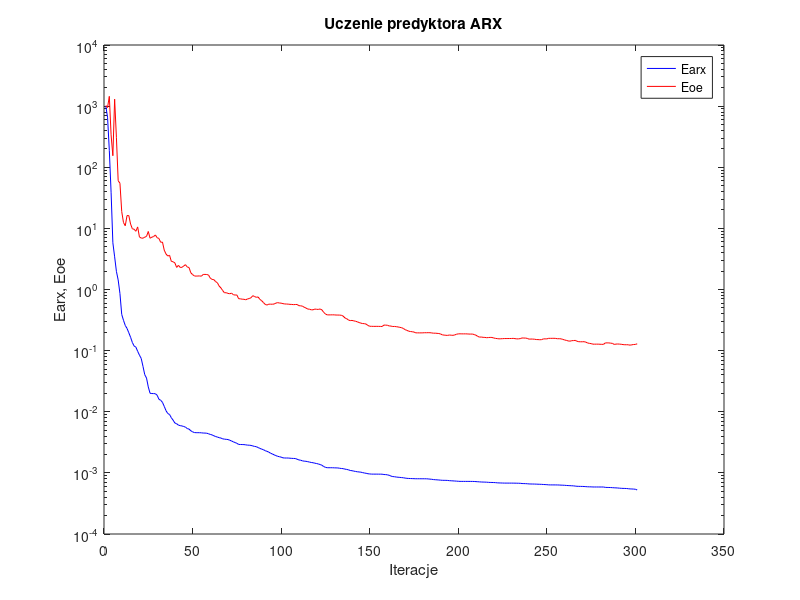
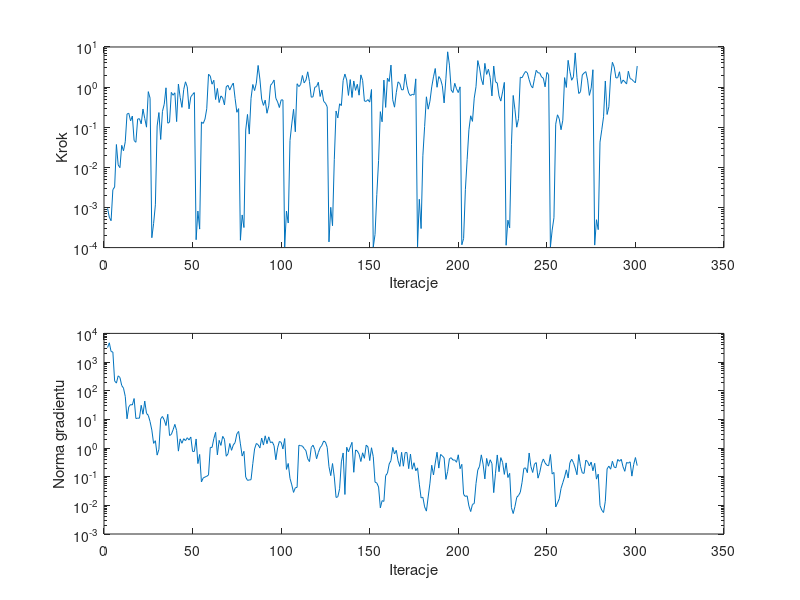

These figures' MATLAB source, in order:
%uczenie predyktora arx
clear all;
n=0; farx(n+1)=1.004391e+003; foe(n+1)=1.022432e+003; wspucz(n+1)=0.000000e+000; ng(n+1)=0.000000e+000;
%odnowa zmiennej metryki
n=1; farx(n+1)=6.598390e+002; foe(n+1)=9.481147e+002; krok(n+1)=9.540187e-004; ng(n+1)=3.203504e+003;
n=2; farx(n+1)=1.886049e+002; foe(n+1)=1.446564e+003; krok(n+1)=5.716520e-004; ng(n+1)=4.695945e+003;
n=3; farx(n+1)=3.900118e+001; foe(n+1)=3.392175e+002; krok(n+1)=4.674935e-004; ng(n+1)=2.329723e+003;
n=4; farx(n+1)=5.815905e+000; foe(n+1)=1.543952e+002; krok(n+1)=2.778799e-003; ng(n+1)=2.237354e+003;
n=5; farx(n+1)=3.427224e+000; foe(n+1)=1.299845e+003; krok(n+1)=3.240245e-003; ng(n+1)=2.199020e+002;
n=6; farx(n+1)=1.981067e+000; foe(n+1)=3.090496e+002; krok(n+1)=3.707198e-002; ng(n+1)=1.841120e+002;
n=7; farx(n+1)=1.430829e+000; foe(n+1)=6.006616e+001; krok(n+1)=1.153579e-002; ng(n+1)=3.302368e+002;
n=8; farx(n+1)=8.577322e-001; foe(n+1)=5.488859e+001; krok(n+1)=9.824309e-003; ng(n+1)=2.893894e+002;
n=9; farx(n+1)=3.912474e-001; foe(n+1)=1.886614e+001; krok(n+1)=3.535818e-002; ng(n+1)=1.519159e+002;
n=10; farx(n+1)=3.131415e-001; foe(n+1)=1.245497e+001; krok(n+1)=2.590317e-002; ng(n+1)=1.228741e+002;
n=11; farx(n+1)=2.581472e-001; foe(n+1)=1.103449e+001; krok(n+1)=4.346837e-002; ng(n+1)=6.337163e+001;
n=12; farx(n+1)=2.306581e-001; foe(n+1)=1.621174e+001; krok(n+1)=2.134155e-001; ng(n+1)=1.046503e+001;
n=13; farx(n+1)=1.961046e-001; foe(n+1)=1.619910e+001; krok(n+1)=2.226006e-001; ng(n+1)=2.759034e+001;
n=14; farx(n+1)=1.655031e-001; foe(n+1)=1.177055e+001; krok(n+1)=1.444813e-001; ng(n+1)=3.289453e+001;
n=15; farx(n+1)=1.360692e-001; foe(n+1)=9.856467e+000; krok(n+1)=1.902702e-001; ng(n+1)=3.175761e+001;
n=16; farx(n+1)=1.190585e-001; foe(n+1)=9.675522e+000; krok(n+1)=4.669156e-002; ng(n+1)=5.335011e+001;
n=17; farx(n+1)=1.139309e-001; foe(n+1)=8.967669e+000; krok(n+1)=4.215364e-002; ng(n+1)=1.070030e+001;
n=18; farx(n+1)=9.747598e-002; foe(n+1)=1.056606e+001; krok(n+1)=1.601162e-001; ng(n+1)=1.104336e+001;
n=19; farx(n+1)=8.443816e-002; foe(n+1)=7.237812e+000; krok(n+1)=1.631115e-001; ng(n+1)=1.096320e+001;
n=20; farx(n+1)=7.460752e-002; foe(n+1)=6.942849e+000; krok(n+1)=1.216335e-001; ng(n+1)=3.096302e+001;
n=21; farx(n+1)=5.537597e-002; foe(n+1)=6.906106e+000; krok(n+1)=2.841626e-001; ng(n+1)=1.511269e+001;
n=22; farx(n+1)=4.043817e-002; foe(n+1)=7.176795e+000; krok(n+1)=1.653712e-001; ng(n+1)=4.348869e+001;
n=23; farx(n+1)=3.557791e-002; foe(n+1)=7.390566e+000; krok(n+1)=1.003743e-001; ng(n+1)=1.614893e+001;
n=24; farx(n+1)=2.545651e-002; foe(n+1)=8.899620e+000; krok(n+1)=7.709580e-001; ng(n+1)=1.380626e+001;
n=25; farx(n+1)=2.005158e-002; foe(n+1)=6.900179e+000; krok(n+1)=5.312625e-001; ng(n+1)=8.359580e+000;
%odnowa zmiennej metryki
n=26; farx(n+1)=1.985980e-002; foe(n+1)=7.179657e+000; krok(n+1)=1.761674e-004; ng(n+1)=4.236296e+000;
n=27; farx(n+1)=1.983149e-002; foe(n+1)=7.355014e+000; krok(n+1)=3.984182e-004; ng(n+1)=1.455490e+000;
n=28; farx(n+1)=1.971820e-002; foe(n+1)=7.804466e+000; krok(n+1)=1.163400e-003; ng(n+1)=1.797950e+000;
n=29; farx(n+1)=1.864244e-002; foe(n+1)=7.034838e+000; krok(n+1)=1.076512e-001; ng(n+1)=5.657692e-001;
n=30; farx(n+1)=1.600180e-002; foe(n+1)=6.841888e+000; krok(n+1)=2.320583e-001; ng(n+1)=9.016598e-001;
n=31; farx(n+1)=1.540659e-002; foe(n+1)=5.919015e+000; krok(n+1)=4.953895e-002; ng(n+1)=1.044711e+001;
n=32; farx(n+1)=1.425768e-002; foe(n+1)=5.977142e+000; krok(n+1)=2.489869e-001; ng(n+1)=1.259450e+001;
n=33; farx(n+1)=1.225884e-002; foe(n+1)=4.408011e+000; krok(n+1)=3.741446e-001; ng(n+1)=9.531244e+000;
n=34; farx(n+1)=1.042873e-002; foe(n+1)=3.812171e+000; krok(n+1)=9.607629e-001; ng(n+1)=6.087824e+000;
n=35; farx(n+1)=9.354109e-003; foe(n+1)=3.527961e+000; krok(n+1)=1.261335e-001; ng(n+1)=1.506452e+001;
n=36; farx(n+1)=9.015139e-003; foe(n+1)=3.633171e+000; krok(n+1)=1.335492e-001; ng(n+1)=2.736512e+000;
n=37; farx(n+1)=7.989512e-003; foe(n+1)=2.885915e+000; krok(n+1)=7.382907e-001; ng(n+1)=2.968446e+000;
n=38; farx(n+1)=7.292853e-003; foe(n+1)=2.844348e+000; krok(n+1)=6.262499e-001; ng(n+1)=4.343846e+000;
n=39; farx(n+1)=6.546480e-003; foe(n+1)=2.725448e+000; krok(n+1)=7.215816e-001; ng(n+1)=6.696787e+000;
n=40; farx(n+1)=6.371313e-003; foe(n+1)=2.301158e+000; krok(n+1)=1.381088e-001; ng(n+1)=4.069897e+000;
n=41; farx(n+1)=6.048617e-003; foe(n+1)=2.485968e+000; krok(n+1)=1.193773e+000; ng(n+1)=7.797521e-001;
n=42; farx(n+1)=5.923276e-003; foe(n+1)=2.296849e+000; krok(n+1)=5.534700e-001; ng(n+1)=2.086824e+000;
n=43; farx(n+1)=5.860367e-003; foe(n+1)=2.305222e+000; krok(n+1)=3.123324e-001; ng(n+1)=1.467202e+000;
n=44; farx(n+1)=5.737114e-003; foe(n+1)=2.429018e+000; krok(n+1)=8.707243e-001; ng(n+1)=2.114425e+000;
n=45; farx(n+1)=5.597858e-003; foe(n+1)=2.546704e+000; krok(n+1)=1.356032e+000; ng(n+1)=1.812907e+000;
n=46; farx(n+1)=5.310941e-003; foe(n+1)=2.333141e+000; krok(n+1)=1.009068e+000; ng(n+1)=2.286230e+000;
n=47; farx(n+1)=5.200235e-003; foe(n+1)=2.291031e+000; krok(n+1)=2.869393e-001; ng(n+1)=1.915027e+000;
n=48; farx(n+1)=4.887553e-003; foe(n+1)=1.876045e+000; krok(n+1)=5.727234e-001; ng(n+1)=2.423421e+000;
n=49; farx(n+1)=4.696711e-003; foe(n+1)=1.756399e+000; krok(n+1)=6.537835e-001; ng(n+1)=7.582807e-001;
n=50; farx(n+1)=4.567512e-003; foe(n+1)=1.667567e+000; krok(n+1)=7.310195e-001; ng(n+1)=7.606988e-001;
%odnowa zmiennej metryki
n=51; farx(n+1)=4.546391e-003; foe(n+1)=1.655706e+000; krok(n+1)=1.571231e-004; ng(n+1)=2.070719e+000;
n=52; farx(n+1)=4.544466e-003; foe(n+1)=1.663820e+000; krok(n+1)=8.156322e-004; ng(n+1)=2.866196e-001;
n=53; farx(n+1)=4.542001e-003; foe(n+1)=1.666853e+000; krok(n+1)=2.891147e-004; ng(n+1)=5.953604e-001;
n=54; farx(n+1)=4.523672e-003; foe(n+1)=1.652230e+000; krok(n+1)=1.354890e-001; ng(n+1)=6.554768e-002;
n=55; farx(n+1)=4.484958e-003; foe(n+1)=1.761638e+000; krok(n+1)=1.242765e-001; ng(n+1)=8.994250e-002;
n=56; farx(n+1)=4.479402e-003; foe(n+1)=1.766732e+000; krok(n+1)=1.591991e-001; ng(n+1)=9.729107e-002;
n=57; farx(n+1)=4.455912e-003; foe(n+1)=1.758743e+000; krok(n+1)=2.894475e-001; ng(n+1)=1.029937e-001;
n=58; farx(n+1)=4.364741e-003; foe(n+1)=1.727003e+000; krok(n+1)=2.096860e+000; ng(n+1)=1.152864e-001;
n=59; farx(n+1)=4.255504e-003; foe(n+1)=1.532006e+000; krok(n+1)=1.882680e+000; ng(n+1)=1.053112e+000;
n=60; farx(n+1)=4.181635e-003; foe(n+1)=1.464073e+000; krok(n+1)=1.181571e+000; ng(n+1)=1.048421e+000;
n=61; farx(n+1)=4.050395e-003; foe(n+1)=1.450419e+000; krok(n+1)=1.482786e+000; ng(n+1)=2.124304e+000;
n=62; farx(n+1)=3.929688e-003; foe(n+1)=1.347555e+000; krok(n+1)=4.904031e-001; ng(n+1)=3.526952e+000;
n=63; farx(n+1)=3.858098e-003; foe(n+1)=1.289305e+000; krok(n+1)=9.270274e-001; ng(n+1)=5.774594e-001;
n=64; farx(n+1)=3.767218e-003; foe(n+1)=1.138774e+000; krok(n+1)=4.126070e-001; ng(n+1)=1.855372e+000;
n=65; farx(n+1)=3.713715e-003; foe(n+1)=1.061749e+000; krok(n+1)=6.041087e-001; ng(n+1)=1.235213e+000;
n=66; farx(n+1)=3.606206e-003; foe(n+1)=9.612535e-001; krok(n+1)=5.391440e-001; ng(n+1)=2.554752e+000;
n=67; farx(n+1)=3.563501e-003; foe(n+1)=8.821880e-001; krok(n+1)=3.589327e-001; ng(n+1)=2.021979e+000;
n=68; farx(n+1)=3.537581e-003; foe(n+1)=8.876033e-001; krok(n+1)=1.021678e+000; ng(n+1)=5.179787e-001;
n=69; farx(n+1)=3.509923e-003; foe(n+1)=8.631988e-001; krok(n+1)=1.107016e+000; ng(n+1)=6.311364e-001;
n=70; farx(n+1)=3.420269e-003; foe(n+1)=8.513958e-001; krok(n+1)=8.426513e-001; ng(n+1)=1.440650e+000;
n=71; farx(n+1)=3.325632e-003; foe(n+1)=8.722730e-001; krok(n+1)=1.070120e+000; ng(n+1)=8.316443e-001;
n=72; farx(n+1)=3.219578e-003; foe(n+1)=8.232806e-001; krok(n+1)=1.263598e+000; ng(n+1)=1.281614e+000;
n=73; farx(n+1)=3.136493e-003; foe(n+1)=8.106645e-001; krok(n+1)=5.219391e-001; ng(n+1)=1.552255e+000;
n=74; farx(n+1)=3.046350e-003; foe(n+1)=8.145238e-001; krok(n+1)=2.357265e-001; ng(n+1)=3.128168e+000;
n=75; farx(n+1)=2.920992e-003; foe(n+1)=7.069948e-001; krok(n+1)=2.912288e-001; ng(n+1)=3.797317e+000;
%odnowa zmiennej metryki
n=76; farx(n+1)=2.913518e-003; foe(n+1)=7.041510e-001; krok(n+1)=1.526551e-004; ng(n+1)=1.397345e+000;
n=77; farx(n+1)=2.907964e-003; foe(n+1)=6.941649e-001; krok(n+1)=6.510435e-004; ng(n+1)=5.246602e-001;
n=78; farx(n+1)=2.901143e-003; foe(n+1)=6.918932e-001; krok(n+1)=3.163070e-004; ng(n+1)=7.692491e-001;
n=79; farx(n+1)=2.876339e-003; foe(n+1)=6.776675e-001; krok(n+1)=8.509079e-002; ng(n+1)=9.701501e-002;
n=80; farx(n+1)=2.844186e-003; foe(n+1)=7.010242e-001; krok(n+1)=2.085309e-001; ng(n+1)=7.448758e-002;
n=81; farx(n+1)=2.837202e-003; foe(n+1)=7.113170e-001; krok(n+1)=6.754791e-002; ng(n+1)=7.680102e-002;
n=82; farx(n+1)=2.813224e-003; foe(n+1)=7.341420e-001; krok(n+1)=5.249576e-001; ng(n+1)=7.852182e-002;
n=83; farx(n+1)=2.759256e-003; foe(n+1)=7.920981e-001; krok(n+1)=1.162116e+000; ng(n+1)=2.847644e-001;
n=84; farx(n+1)=2.708567e-003; foe(n+1)=7.667579e-001; krok(n+1)=8.193164e-001; ng(n+1)=9.281998e-001;
n=85; farx(n+1)=2.682620e-003; foe(n+1)=7.453079e-001; krok(n+1)=1.254612e+000; ng(n+1)=1.444568e+000;
n=86; farx(n+1)=2.596512e-003; foe(n+1)=7.548067e-001; krok(n+1)=3.468104e+000; ng(n+1)=1.306139e+000;
n=87; farx(n+1)=2.516974e-003; foe(n+1)=6.892406e-001; krok(n+1)=1.585247e+000; ng(n+1)=1.003638e+000;
n=88; farx(n+1)=2.445971e-003; foe(n+1)=6.555540e-001; krok(n+1)=5.045340e-001; ng(n+1)=2.220868e+000;
n=89; farx(n+1)=2.396123e-003; foe(n+1)=6.113281e-001; krok(n+1)=3.505976e-001; ng(n+1)=1.268510e+000;
n=90; farx(n+1)=2.306272e-003; foe(n+1)=5.705539e-001; krok(n+1)=4.734602e-001; ng(n+1)=2.667429e+000;
n=91; farx(n+1)=2.253139e-003; foe(n+1)=5.562724e-001; krok(n+1)=2.230542e-001; ng(n+1)=1.414982e+000;
n=92; farx(n+1)=2.185576e-003; foe(n+1)=5.752628e-001; krok(n+1)=3.403631e-001; ng(n+1)=2.455676e+000;
n=93; farx(n+1)=2.100637e-003; foe(n+1)=5.754752e-001; krok(n+1)=1.107016e+000; ng(n+1)=1.531942e+000;
n=94; farx(n+1)=2.041399e-003; foe(n+1)=5.743635e-001; krok(n+1)=1.244898e+000; ng(n+1)=1.643228e+000;
n=95; farx(n+1)=1.976212e-003; foe(n+1)=5.780603e-001; krok(n+1)=1.505055e+000; ng(n+1)=1.203628e+000;
n=96; farx(n+1)=1.917721e-003; foe(n+1)=5.979514e-001; krok(n+1)=5.281352e-001; ng(n+1)=3.903067e-001;
n=97; farx(n+1)=1.868399e-003; foe(n+1)=6.102344e-001; krok(n+1)=4.275969e-001; ng(n+1)=1.012326e+000;
n=98; farx(n+1)=1.838819e-003; foe(n+1)=6.010198e-001; krok(n+1)=3.098659e-001; ng(n+1)=1.691563e+000;
n=99; farx(n+1)=1.810615e-003; foe(n+1)=5.981644e-001; krok(n+1)=4.803814e-001; ng(n+1)=1.590055e+000;
n=100; farx(n+1)=1.762212e-003; foe(n+1)=5.876013e-001; krok(n+1)=4.788369e-001; ng(n+1)=9.257178e-001;
%odnowa zmiennej metryki
n=101; farx(n+1)=1.751555e-003; foe(n+1)=5.801071e-001; krok(n+1)=1.032284e-004; ng(n+1)=2.140643e+000;
n=102; farx(n+1)=1.750866e-003; foe(n+1)=5.787614e-001; krok(n+1)=8.160960e-004; ng(n+1)=1.796250e-001;
n=103; farx(n+1)=1.749751e-003; foe(n+1)=5.759984e-001; krok(n+1)=4.097323e-004; ng(n+1)=2.894249e-001;
n=104; farx(n+1)=1.737826e-003; foe(n+1)=5.713124e-001; krok(n+1)=4.686838e-002; ng(n+1)=8.704175e-002;
n=105; farx(n+1)=1.727547e-003; foe(n+1)=5.698878e-001; krok(n+1)=1.204927e-001; ng(n+1)=5.179077e-002;
n=106; farx(n+1)=1.722303e-003; foe(n+1)=5.657919e-001; krok(n+1)=2.800362e-001; ng(n+1)=2.831753e-002;
n=107; farx(n+1)=1.718783e-003; foe(n+1)=5.681469e-001; krok(n+1)=7.700420e-002; ng(n+1)=4.116563e-002;
n=108; farx(n+1)=1.673094e-003; foe(n+1)=5.689010e-001; krok(n+1)=1.214234e+000; ng(n+1)=4.223191e-002;
n=109; farx(n+1)=1.628206e-003; foe(n+1)=5.442254e-001; krok(n+1)=1.030870e+000; ng(n+1)=1.253284e+000;
n=110; farx(n+1)=1.611740e-003; foe(n+1)=5.408840e-001; krok(n+1)=1.163909e+000; ng(n+1)=1.209750e+000;
n=111; farx(n+1)=1.574207e-003; foe(n+1)=5.343587e-001; krok(n+1)=1.948980e+000; ng(n+1)=1.171646e+000;
n=112; farx(n+1)=1.555741e-003; foe(n+1)=5.129311e-001; krok(n+1)=1.274317e+000; ng(n+1)=9.594289e-001;
n=113; farx(n+1)=1.546268e-003; foe(n+1)=4.977834e-001; krok(n+1)=1.495995e+000; ng(n+1)=8.050176e-001;
n=114; farx(n+1)=1.526650e-003; foe(n+1)=4.785379e-001; krok(n+1)=2.405750e+000; ng(n+1)=4.202903e-001;
n=115; farx(n+1)=1.501905e-003; foe(n+1)=4.766339e-001; krok(n+1)=1.371445e+000; ng(n+1)=3.363777e-001;
n=116; farx(n+1)=1.479556e-003; foe(n+1)=4.650341e-001; krok(n+1)=5.596492e-001; ng(n+1)=1.050847e+000;
n=117; farx(n+1)=1.465854e-003; foe(n+1)=4.654211e-001; krok(n+1)=5.726839e-001; ng(n+1)=1.255881e+000;
n=118; farx(n+1)=1.440170e-003; foe(n+1)=4.786468e-001; krok(n+1)=9.929818e-001; ng(n+1)=8.813486e-001;
n=119; farx(n+1)=1.422631e-003; foe(n+1)=4.744155e-001; krok(n+1)=1.031099e+000; ng(n+1)=4.229339e-001;
n=120; farx(n+1)=1.398011e-003; foe(n+1)=4.721412e-001; krok(n+1)=1.322970e+000; ng(n+1)=6.961737e-001;
n=121; farx(n+1)=1.369980e-003; foe(n+1)=4.804194e-001; krok(n+1)=5.842182e-001; ng(n+1)=1.022769e+000;
n=122; farx(n+1)=1.333650e-003; foe(n+1)=4.646913e-001; krok(n+1)=8.457767e-001; ng(n+1)=1.243910e+000;
n=123; farx(n+1)=1.270328e-003; foe(n+1)=4.237076e-001; krok(n+1)=4.423764e-001; ng(n+1)=1.758759e+000;
n=124; farx(n+1)=1.232612e-003; foe(n+1)=3.975335e-001; krok(n+1)=3.978743e-001; ng(n+1)=1.614519e+000;
n=125; farx(n+1)=1.214535e-003; foe(n+1)=3.844040e-001; krok(n+1)=3.240219e-001; ng(n+1)=1.053364e+000;
%odnowa zmiennej metryki
n=126; farx(n+1)=1.214351e-003; foe(n+1)=3.843399e-001; krok(n+1)=1.387513e-004; ng(n+1)=2.233485e-001;
n=127; farx(n+1)=1.213990e-003; foe(n+1)=3.846348e-001; krok(n+1)=1.009503e-003; ng(n+1)=1.090112e-001;
n=128; farx(n+1)=1.213409e-003; foe(n+1)=3.851073e-001; krok(n+1)=3.505202e-004; ng(n+1)=2.876454e-001;
n=129; farx(n+1)=1.209436e-003; foe(n+1)=3.848356e-001; krok(n+1)=1.553703e-002; ng(n+1)=9.821983e-002;
n=130; farx(n+1)=1.206632e-003; foe(n+1)=3.821784e-001; krok(n+1)=2.538171e-001; ng(n+1)=1.883544e-002;
n=131; farx(n+1)=1.204520e-003; foe(n+1)=3.819158e-001; krok(n+1)=1.702433e-001; ng(n+1)=1.994969e-002;
n=132; farx(n+1)=1.190177e-003; foe(n+1)=3.815002e-001; krok(n+1)=3.839848e-001; ng(n+1)=3.800238e-002;
n=133; farx(n+1)=1.180427e-003; foe(n+1)=3.786029e-001; krok(n+1)=3.465039e-001; ng(n+1)=3.288692e-001;
n=134; farx(n+1)=1.173183e-003; foe(n+1)=3.674120e-001; krok(n+1)=1.462039e+000; ng(n+1)=6.721736e-001;
n=135; farx(n+1)=1.152163e-003; foe(n+1)=3.427886e-001; krok(n+1)=2.112541e+000; ng(n+1)=2.395648e-002;
n=136; farx(n+1)=1.138814e-003; foe(n+1)=3.330828e-001; krok(n+1)=1.507294e+000; ng(n+1)=1.064225e+000;
n=137; farx(n+1)=1.122841e-003; foe(n+1)=3.167574e-001; krok(n+1)=6.210550e-001; ng(n+1)=7.349773e-001;
n=138; farx(n+1)=1.094433e-003; foe(n+1)=3.095472e-001; krok(n+1)=1.540907e+000; ng(n+1)=1.078037e+000;
n=139; farx(n+1)=1.085776e-003; foe(n+1)=3.122433e-001; krok(n+1)=5.520515e-001; ng(n+1)=1.581535e+000;
n=140; farx(n+1)=1.068540e-003; foe(n+1)=3.067763e-001; krok(n+1)=1.422745e+000; ng(n+1)=1.425222e-001;
n=141; farx(n+1)=1.055405e-003; foe(n+1)=3.025342e-001; krok(n+1)=8.295027e-001; ng(n+1)=8.554679e-001;
n=142; farx(n+1)=1.042561e-003; foe(n+1)=2.961194e-001; krok(n+1)=1.177071e+000; ng(n+1)=7.904645e-001;
n=143; farx(n+1)=1.035511e-003; foe(n+1)=2.883342e-001; krok(n+1)=6.293018e-001; ng(n+1)=6.088886e-001;
n=144; farx(n+1)=1.026751e-003; foe(n+1)=2.815826e-001; krok(n+1)=2.018363e+000; ng(n+1)=3.383807e-001;
n=145; farx(n+1)=1.010612e-003; foe(n+1)=2.775006e-001; krok(n+1)=1.476581e+000; ng(n+1)=6.815509e-001;
n=146; farx(n+1)=9.952029e-004; foe(n+1)=2.762685e-001; krok(n+1)=4.500546e-001; ng(n+1)=4.385289e-001;
n=147; farx(n+1)=9.840547e-004; foe(n+1)=2.716282e-001; krok(n+1)=4.406062e-001; ng(n+1)=1.256791e+000;
n=148; farx(n+1)=9.679060e-004; foe(n+1)=2.577670e-001; krok(n+1)=4.887823e-001; ng(n+1)=1.099932e+000;
n=149; farx(n+1)=9.605428e-004; foe(n+1)=2.503449e-001; krok(n+1)=4.228884e-001; ng(n+1)=3.657397e-001;
n=150; farx(n+1)=9.549392e-004; foe(n+1)=2.499767e-001; krok(n+1)=8.704303e-001; ng(n+1)=1.022143e+000;
%odnowa zmiennej metryki
n=151; farx(n+1)=9.542418e-004; foe(n+1)=2.494744e-001; krok(n+1)=1.032284e-004; ng(n+1)=5.007753e-001;
n=152; farx(n+1)=9.542160e-004; foe(n+1)=2.493907e-001; krok(n+1)=2.117778e-004; ng(n+1)=6.451320e-002;
n=153; farx(n+1)=9.540377e-004; foe(n+1)=2.496414e-001; krok(n+1)=2.087321e-003; ng(n+1)=6.025509e-002;
n=154; farx(n+1)=9.532259e-004; foe(n+1)=2.492710e-001; krok(n+1)=1.473291e-002; ng(n+1)=4.362995e-002;
n=155; farx(n+1)=9.528217e-004; foe(n+1)=2.489671e-001; krok(n+1)=2.442288e-001; ng(n+1)=8.170116e-003;
n=156; farx(n+1)=9.519543e-004; foe(n+1)=2.480958e-001; krok(n+1)=1.365319e-001; ng(n+1)=1.462232e-002;
n=157; farx(n+1)=9.401572e-004; foe(n+1)=2.618602e-001; krok(n+1)=1.494130e+000; ng(n+1)=1.372246e-002;
n=158; farx(n+1)=9.373796e-004; foe(n+1)=2.612614e-001; krok(n+1)=3.119789e-001; ng(n+1)=1.094790e-001;
n=159; farx(n+1)=9.288030e-004; foe(n+1)=2.601553e-001; krok(n+1)=1.675437e+000; ng(n+1)=1.317098e-001;
n=160; farx(n+1)=9.122947e-004; foe(n+1)=2.532115e-001; krok(n+1)=1.374295e+000; ng(n+1)=2.784290e-001;
n=161; farx(n+1)=8.862819e-004; foe(n+1)=2.523093e-001; krok(n+1)=3.539011e+000; ng(n+1)=3.663354e-001;
n=162; farx(n+1)=8.704212e-004; foe(n+1)=2.480280e-001; krok(n+1)=4.819709e-001; ng(n+1)=1.051003e+000;
n=163; farx(n+1)=8.650349e-004; foe(n+1)=2.487534e-001; krok(n+1)=3.160606e-001; ng(n+1)=6.196574e-001;
n=164; farx(n+1)=8.547592e-004; foe(n+1)=2.464763e-001; krok(n+1)=7.289469e-001; ng(n+1)=8.348055e-001;
n=165; farx(n+1)=8.489959e-004; foe(n+1)=2.441361e-001; krok(n+1)=1.352332e+000; ng(n+1)=3.584557e-001;
n=166; farx(n+1)=8.433929e-004; foe(n+1)=2.403074e-001; krok(n+1)=1.220277e+000; ng(n+1)=2.283222e-001;
n=167; farx(n+1)=8.379741e-004; foe(n+1)=2.372425e-001; krok(n+1)=8.536620e-001; ng(n+1)=7.091308e-001;
n=168; farx(n+1)=8.320609e-004; foe(n+1)=2.304338e-001; krok(n+1)=8.612093e-001; ng(n+1)=2.320472e-001;
n=169; farx(n+1)=8.219797e-004; foe(n+1)=2.201581e-001; krok(n+1)=2.100304e+000; ng(n+1)=6.926084e-001;
n=170; farx(n+1)=8.140824e-004; foe(n+1)=2.145859e-001; krok(n+1)=1.077887e+000; ng(n+1)=6.958317e-001;
n=171; farx(n+1)=8.106516e-004; foe(n+1)=2.078648e-001; krok(n+1)=7.101669e-001; ng(n+1)=1.906630e-001;
n=172; farx(n+1)=8.080701e-004; foe(n+1)=2.055072e-001; krok(n+1)=6.101385e-001; ng(n+1)=6.175984e-001;
n=173; farx(n+1)=8.062458e-004; foe(n+1)=2.036879e-001; krok(n+1)=6.622313e-001; ng(n+1)=1.818782e-001;
n=174; farx(n+1)=8.037958e-004; foe(n+1)=2.013032e-001; krok(n+1)=6.367965e-001; ng(n+1)=3.068325e-001;
n=175; farx(n+1)=8.015684e-004; foe(n+1)=1.953990e-001; krok(n+1)=1.605990e+000; ng(n+1)=1.604045e-001;
%odnowa zmiennej metryki
n=176; farx(n+1)=8.014580e-004; foe(n+1)=1.954008e-001; krok(n+1)=1.046783e-004; ng(n+1)=2.031238e-001;
n=177; farx(n+1)=8.013404e-004; foe(n+1)=1.951841e-001; krok(n+1)=1.600227e-003; ng(n+1)=5.470634e-002;
n=178; farx(n+1)=8.013381e-004; foe(n+1)=1.951617e-001; krok(n+1)=2.981997e-004; ng(n+1)=1.815381e-002;
n=179; farx(n+1)=8.011284e-004; foe(n+1)=1.954058e-001; krok(n+1)=1.940957e-002; ng(n+1)=1.914416e-002;
n=180; farx(n+1)=8.008969e-004; foe(n+1)=1.964964e-001; krok(n+1)=1.048915e-001; ng(n+1)=8.832235e-003;
n=181; farx(n+1)=8.003017e-004; foe(n+1)=1.961287e-001; krok(n+1)=5.732413e-001; ng(n+1)=6.285847e-003;
n=182; farx(n+1)=7.965062e-004; foe(n+1)=1.966919e-001; krok(n+1)=2.818076e-001; ng(n+1)=1.964571e-002;
n=183; farx(n+1)=7.903503e-004; foe(n+1)=1.964226e-001; krok(n+1)=4.446475e-001; ng(n+1)=5.929231e-002;
n=184; farx(n+1)=7.855724e-004; foe(n+1)=1.949078e-001; krok(n+1)=1.009068e+000; ng(n+1)=2.512660e-001;
n=185; farx(n+1)=7.771373e-004; foe(n+1)=1.927230e-001; krok(n+1)=1.800219e+000; ng(n+1)=1.147486e-001;
n=186; farx(n+1)=7.729709e-004; foe(n+1)=1.931117e-001; krok(n+1)=2.908669e+000; ng(n+1)=3.002317e-001;
n=187; farx(n+1)=7.692053e-004; foe(n+1)=1.916907e-001; krok(n+1)=9.903562e-001; ng(n+1)=7.139439e-001;
n=188; farx(n+1)=7.649578e-004; foe(n+1)=1.905619e-001; krok(n+1)=1.835160e+000; ng(n+1)=1.994706e-001;
n=189; farx(n+1)=7.600579e-004; foe(n+1)=1.872384e-001; krok(n+1)=1.569476e+000; ng(n+1)=5.973588e-001;
n=190; farx(n+1)=7.560456e-004; foe(n+1)=1.810809e-001; krok(n+1)=1.080767e+000; ng(n+1)=5.302060e-001;
n=191; farx(n+1)=7.551352e-004; foe(n+1)=1.796018e-001; krok(n+1)=4.033988e-001; ng(n+1)=4.537982e-001;
n=192; farx(n+1)=7.545516e-004; foe(n+1)=1.781008e-001; krok(n+1)=1.608038e+000; ng(n+1)=8.071961e-002;
n=193; farx(n+1)=7.521678e-004; foe(n+1)=1.775648e-001; krok(n+1)=7.576865e+000; ng(n+1)=1.527692e-001;
n=194; farx(n+1)=7.458432e-004; foe(n+1)=1.802741e-001; krok(n+1)=3.529274e+000; ng(n+1)=4.259153e-001;
n=195; farx(n+1)=7.427826e-004; foe(n+1)=1.787509e-001; krok(n+1)=8.457767e-001; ng(n+1)=4.584092e-001;
n=196; farx(n+1)=7.395599e-004; foe(n+1)=1.778990e-001; krok(n+1)=7.310195e-001; ng(n+1)=3.786542e-001;
n=197; farx(n+1)=7.361690e-004; foe(n+1)=1.807391e-001; krok(n+1)=1.242110e+000; ng(n+1)=3.847356e-001;
n=198; farx(n+1)=7.327088e-004; foe(n+1)=1.855187e-001; krok(n+1)=9.073805e-001; ng(n+1)=3.183354e-001;
n=199; farx(n+1)=7.288340e-004; foe(n+1)=1.879422e-001; krok(n+1)=7.310195e-001; ng(n+1)=5.803157e-001;
n=200; farx(n+1)=7.260652e-004; foe(n+1)=1.884507e-001; krok(n+1)=1.015323e+000; ng(n+1)=1.899274e-001;
%odnowa zmiennej metryki
n=201; farx(n+1)=7.257619e-004; foe(n+1)=1.880113e-001; krok(n+1)=1.176687e-004; ng(n+1)=2.699786e-001;
n=202; farx(n+1)=7.257593e-004; foe(n+1)=1.880114e-001; krok(n+1)=1.681794e-004; ng(n+1)=2.407694e-002;
n=203; farx(n+1)=7.257272e-004; foe(n+1)=1.880839e-001; krok(n+1)=2.774090e-003; ng(n+1)=2.040387e-002;
n=204; farx(n+1)=7.255256e-004; foe(n+1)=1.877716e-001; krok(n+1)=1.576669e-002; ng(n+1)=2.149610e-002;
n=205; farx(n+1)=7.253156e-004; foe(n+1)=1.866434e-001; krok(n+1)=8.641149e-002; ng(n+1)=9.465211e-003;
n=206; farx(n+1)=7.251189e-004; foe(n+1)=1.865119e-001; krok(n+1)=1.928435e-001; ng(n+1)=6.071082e-003;
n=207; farx(n+1)=7.246455e-004; foe(n+1)=1.867412e-001; krok(n+1)=1.400181e-001; ng(n+1)=1.079472e-002;
n=208; farx(n+1)=7.232249e-004; foe(n+1)=1.831501e-001; krok(n+1)=5.317968e-001; ng(n+1)=1.155862e-002;
n=209; farx(n+1)=7.196948e-004; foe(n+1)=1.785310e-001; krok(n+1)=1.021678e+000; ng(n+1)=5.755243e-002;
n=210; farx(n+1)=7.162334e-004; foe(n+1)=1.710178e-001; krok(n+1)=4.580655e+000; ng(n+1)=1.701103e-001;
n=211; farx(n+1)=7.131153e-004; foe(n+1)=1.663108e-001; krok(n+1)=2.984621e+000; ng(n+1)=2.309396e-001;
n=212; farx(n+1)=7.088849e-004; foe(n+1)=1.670526e-001; krok(n+1)=1.585247e+000; ng(n+1)=5.775421e-001;
n=213; farx(n+1)=7.078089e-004; foe(n+1)=1.649272e-001; krok(n+1)=1.145447e+000; ng(n+1)=2.745956e-001;
n=214; farx(n+1)=7.060563e-004; foe(n+1)=1.646012e-001; krok(n+1)=3.907661e+000; ng(n+1)=8.357764e-002;
n=215; farx(n+1)=7.042607e-004; foe(n+1)=1.626809e-001; krok(n+1)=2.075725e+000; ng(n+1)=4.342176e-001;
n=216; farx(n+1)=7.001803e-004; foe(n+1)=1.636514e-001; krok(n+1)=2.794466e+000; ng(n+1)=2.317881e-001;
n=217; farx(n+1)=6.974742e-004; foe(n+1)=1.645693e-001; krok(n+1)=1.746675e+000; ng(n+1)=3.894990e-001;
n=218; farx(n+1)=6.968311e-004; foe(n+1)=1.642771e-001; krok(n+1)=6.026971e-001; ng(n+1)=2.861664e-001;
n=219; farx(n+1)=6.949546e-004; foe(n+1)=1.609817e-001; krok(n+1)=3.350873e+000; ng(n+1)=2.781050e-002;
n=220; farx(n+1)=6.927604e-004; foe(n+1)=1.585892e-001; krok(n+1)=1.357620e+000; ng(n+1)=1.322210e-001;
n=221; farx(n+1)=6.874468e-004; foe(n+1)=1.573152e-001; krok(n+1)=1.265766e+000; ng(n+1)=5.731411e-001;
n=222; farx(n+1)=6.851899e-004; foe(n+1)=1.557722e-001; krok(n+1)=6.026677e-001; ng(n+1)=1.490185e-001;
n=223; farx(n+1)=6.836402e-004; foe(n+1)=1.563137e-001; krok(n+1)=4.478955e-001; ng(n+1)=4.626387e-001;
n=224; farx(n+1)=6.819384e-004; foe(n+1)=1.569997e-001; krok(n+1)=7.571530e-001; ng(n+1)=3.185601e-001;
n=225; farx(n+1)=6.805941e-004; foe(n+1)=1.576557e-001; krok(n+1)=1.310660e+000; ng(n+1)=1.202341e-001;
%odnowa zmiennej metryki
n=226; farx(n+1)=6.803545e-004; foe(n+1)=1.576558e-001; krok(n+1)=1.144049e-004; ng(n+1)=3.034081e-001;
n=227; farx(n+1)=6.802549e-004; foe(n+1)=1.577525e-001; krok(n+1)=4.820713e-004; ng(n+1)=9.371224e-002;
n=228; farx(n+1)=6.801011e-004; foe(n+1)=1.578453e-001; krok(n+1)=3.106177e-004; ng(n+1)=1.311607e-001;
n=229; farx(n+1)=6.800406e-004; foe(n+1)=1.579932e-001; krok(n+1)=3.658573e-002; ng(n+1)=8.325113e-003;
n=230; farx(n+1)=6.796304e-004; foe(n+1)=1.586891e-001; krok(n+1)=6.193808e-001; ng(n+1)=5.180494e-003;
n=231; farx(n+1)=6.788412e-004; foe(n+1)=1.572166e-001; krok(n+1)=2.725288e-001; ng(n+1)=9.142088e-003;
n=232; farx(n+1)=6.776328e-004; foe(n+1)=1.555829e-001; krok(n+1)=1.000852e-001; ng(n+1)=1.906328e-002;
n=233; farx(n+1)=6.768127e-004; foe(n+1)=1.558138e-001; krok(n+1)=1.630613e-001; ng(n+1)=2.214462e-002;
n=234; farx(n+1)=6.749419e-004; foe(n+1)=1.573168e-001; krok(n+1)=1.769506e+000; ng(n+1)=2.856376e-002;
n=235; farx(n+1)=6.696985e-004; foe(n+1)=1.613820e-001; krok(n+1)=1.715049e+000; ng(n+1)=6.363182e-002;
n=236; farx(n+1)=6.681352e-004; foe(n+1)=1.605158e-001; krok(n+1)=2.099830e+000; ng(n+1)=1.944876e-001;
n=237; farx(n+1)=6.665743e-004; foe(n+1)=1.606035e-001; krok(n+1)=2.460690e+000; ng(n+1)=2.031618e-001;
n=238; farx(n+1)=6.637774e-004; foe(n+1)=1.581877e-001; krok(n+1)=2.254461e+000; ng(n+1)=1.382487e-001;
n=239; farx(n+1)=6.594092e-004; foe(n+1)=1.539841e-001; krok(n+1)=1.527605e+000; ng(n+1)=6.703817e-001;
n=240; farx(n+1)=6.577490e-004; foe(n+1)=1.548481e-001; krok(n+1)=1.098329e+000; ng(n+1)=2.252556e-001;
n=241; farx(n+1)=6.571853e-004; foe(n+1)=1.543956e-001; krok(n+1)=9.526777e-001; ng(n+1)=1.402269e-001;
n=242; farx(n+1)=6.562034e-004; foe(n+1)=1.538435e-001; krok(n+1)=1.617795e+000; ng(n+1)=2.746110e-001;
n=243; farx(n+1)=6.544937e-004; foe(n+1)=1.517978e-001; krok(n+1)=2.625682e+000; ng(n+1)=3.102999e-001;
n=244; farx(n+1)=6.525285e-004; foe(n+1)=1.515981e-001; krok(n+1)=2.276182e+000; ng(n+1)=8.877762e-002;
n=245; farx(n+1)=6.509299e-004; foe(n+1)=1.506906e-001; krok(n+1)=2.240289e+000; ng(n+1)=1.417101e-001;
n=246; farx(n+1)=6.490456e-004; foe(n+1)=1.512439e-001; krok(n+1)=1.791582e+000; ng(n+1)=2.854688e-001;
n=247; farx(n+1)=6.460591e-004; foe(n+1)=1.553868e-001; krok(n+1)=1.670415e+000; ng(n+1)=4.151295e-001;
n=248; farx(n+1)=6.437094e-004; foe(n+1)=1.558824e-001; krok(n+1)=1.015268e+000; ng(n+1)=3.027390e-001;
n=249; farx(n+1)=6.413058e-004; foe(n+1)=1.555210e-001; krok(n+1)=2.315580e+000; ng(n+1)=2.510393e-001;
n=250; farx(n+1)=6.366844e-004; foe(n+1)=1.589949e-001; krok(n+1)=2.045693e+000; ng(n+1)=2.411046e-001;
%odnowa zmiennej metryki
n=251; farx(n+1)=6.358606e-004; foe(n+1)=1.588302e-001; krok(n+1)=1.032442e-004; ng(n+1)=5.949271e-001;
n=252; farx(n+1)=6.357658e-004; foe(n+1)=1.589392e-001; krok(n+1)=2.732662e-004; ng(n+1)=1.239104e-001;
n=253; farx(n+1)=6.355049e-004; foe(n+1)=1.591111e-001; krok(n+1)=5.547107e-004; ng(n+1)=1.404423e-001;
n=254; farx(n+1)=6.352886e-004; foe(n+1)=1.584257e-001; krok(n+1)=1.192585e-001; ng(n+1)=8.781831e-003;
n=255; farx(n+1)=6.344590e-004; foe(n+1)=1.564304e-001; krok(n+1)=2.040744e-001; ng(n+1)=1.207219e-002;
n=256; farx(n+1)=6.330459e-004; foe(n+1)=1.568141e-001; krok(n+1)=1.619492e-001; ng(n+1)=1.695845e-002;
n=257; farx(n+1)=6.302093e-004; foe(n+1)=1.558901e-001; krok(n+1)=8.662598e-002; ng(n+1)=3.886686e-002;
n=258; farx(n+1)=6.287902e-004; foe(n+1)=1.528362e-001; krok(n+1)=1.492217e-001; ng(n+1)=6.155226e-002;
n=259; farx(n+1)=6.263182e-004; foe(n+1)=1.495248e-001; krok(n+1)=1.722178e+000; ng(n+1)=9.764388e-002;
n=260; farx(n+1)=6.229373e-004; foe(n+1)=1.471021e-001; krok(n+1)=9.814779e-001; ng(n+1)=1.730304e-001;
n=261; farx(n+1)=6.201873e-004; foe(n+1)=1.441510e-001; krok(n+1)=4.650420e+000; ng(n+1)=9.034909e-002;
n=262; farx(n+1)=6.179832e-004; foe(n+1)=1.427283e-001; krok(n+1)=2.445328e+000; ng(n+1)=3.057927e-001;
n=263; farx(n+1)=6.154659e-004; foe(n+1)=1.454824e-001; krok(n+1)=1.482786e+000; ng(n+1)=4.071889e-001;
n=264; farx(n+1)=6.134507e-004; foe(n+1)=1.459780e-001; krok(n+1)=1.800219e+000; ng(n+1)=3.107276e-001;
n=265; farx(n+1)=6.081640e-004; foe(n+1)=1.470577e-001; krok(n+1)=7.114361e+000; ng(n+1)=2.000608e-001;
n=266; farx(n+1)=6.034332e-004; foe(n+1)=1.424833e-001; krok(n+1)=1.715220e+000; ng(n+1)=1.169805e-001;
n=267; farx(n+1)=6.020607e-004; foe(n+1)=1.400094e-001; krok(n+1)=6.930078e-001; ng(n+1)=5.928290e-001;
n=268; farx(n+1)=6.011735e-004; foe(n+1)=1.396217e-001; krok(n+1)=7.679697e-001; ng(n+1)=2.292051e-001;
n=269; farx(n+1)=6.001605e-004; foe(n+1)=1.395997e-001; krok(n+1)=2.006399e+000; ng(n+1)=1.356287e-001;
n=270; farx(n+1)=5.986923e-004; foe(n+1)=1.400899e-001; krok(n+1)=2.240289e+000; ng(n+1)=1.306837e-001;
n=271; farx(n+1)=5.954850e-004; foe(n+1)=1.376596e-001; krok(n+1)=2.430810e+000; ng(n+1)=3.776006e-001;
n=272; farx(n+1)=5.923446e-004; foe(n+1)=1.334830e-001; krok(n+1)=1.497514e+000; ng(n+1)=3.342719e-001;
n=273; farx(n+1)=5.914176e-004; foe(n+1)=1.315025e-001; krok(n+1)=6.228822e-001; ng(n+1)=2.373373e-001;
n=274; farx(n+1)=5.905824e-004; foe(n+1)=1.302265e-001; krok(n+1)=9.397835e-001; ng(n+1)=3.242353e-001;
n=275; farx(n+1)=5.880404e-004; foe(n+1)=1.275901e-001; krok(n+1)=2.710549e+000; ng(n+1)=1.612023e-001;
%odnowa zmiennej metryki
n=276; farx(n+1)=5.878276e-004; foe(n+1)=1.275897e-001; krok(n+1)=1.154043e-004; ng(n+1)=2.932132e-001;
n=277; farx(n+1)=5.877444e-004; foe(n+1)=1.276389e-001; krok(n+1)=4.957630e-004; ng(n+1)=8.228149e-002;
n=278; farx(n+1)=5.876182e-004; foe(n+1)=1.276761e-001; krok(n+1)=2.801021e-004; ng(n+1)=1.228687e-001;
n=279; farx(n+1)=5.875020e-004; foe(n+1)=1.271842e-001; krok(n+1)=4.254539e-002; ng(n+1)=9.854015e-003;
n=280; farx(n+1)=5.873780e-004; foe(n+1)=1.267285e-001; krok(n+1)=8.625198e-002; ng(n+1)=6.765151e-003;
n=281; farx(n+1)=5.871559e-004; foe(n+1)=1.267075e-001; krok(n+1)=1.818254e-001; ng(n+1)=5.625037e-003;
n=282; farx(n+1)=5.792958e-004; foe(n+1)=1.337392e-001; krok(n+1)=1.420334e+000; ng(n+1)=1.393296e-002;
n=283; farx(n+1)=5.776802e-004; foe(n+1)=1.338991e-001; krok(n+1)=2.079006e-001; ng(n+1)=1.874008e-001;
n=284; farx(n+1)=5.768135e-004; foe(n+1)=1.338218e-001; krok(n+1)=3.240219e-001; ng(n+1)=2.337802e-001;
n=285; farx(n+1)=5.757413e-004; foe(n+1)=1.324439e-001; krok(n+1)=1.893841e+000; ng(n+1)=1.826339e-001;
n=286; farx(n+1)=5.732113e-004; foe(n+1)=1.314712e-001; krok(n+1)=4.152880e+000; ng(n+1)=3.460871e-001;
n=287; farx(n+1)=5.703064e-004; foe(n+1)=1.264272e-001; krok(n+1)=3.182995e+000; ng(n+1)=2.155938e-001;
n=288; farx(n+1)=5.684390e-004; foe(n+1)=1.278927e-001; krok(n+1)=1.691553e+000; ng(n+1)=2.055864e-001;
n=289; farx(n+1)=5.659458e-004; foe(n+1)=1.284433e-001; krok(n+1)=1.715220e+000; ng(n+1)=3.988902e-001;
n=290; farx(n+1)=5.622511e-004; foe(n+1)=1.278059e-001; krok(n+1)=2.413685e+000; ng(n+1)=3.452526e-001;
n=291; farx(n+1)=5.592514e-004; foe(n+1)=1.270299e-001; krok(n+1)=1.229131e+000; ng(n+1)=4.036608e-001;
n=292; farx(n+1)=5.574381e-004; foe(n+1)=1.255608e-001; krok(n+1)=1.498210e+000; ng(n+1)=2.215201e-001;
n=293; farx(n+1)=5.565415e-004; foe(n+1)=1.247981e-001; krok(n+1)=1.361453e+000; ng(n+1)=1.539632e-001;
n=294; farx(n+1)=5.549958e-004; foe(n+1)=1.249223e-001; krok(n+1)=1.193773e+000; ng(n+1)=3.142386e-001;
n=295; farx(n+1)=5.507300e-004; foe(n+1)=1.246214e-001; krok(n+1)=2.489797e+000; ng(n+1)=2.964964e-001;
n=296; farx(n+1)=5.466878e-004; foe(n+1)=1.227986e-001; krok(n+1)=1.636204e+000; ng(n+1)=3.307951e-001;
n=297; farx(n+1)=5.451264e-004; foe(n+1)=1.246115e-001; krok(n+1)=1.554381e+000; ng(n+1)=1.045851e-001;
n=298; farx(n+1)=5.431268e-004; foe(n+1)=1.259286e-001; krok(n+1)=1.390988e+000; ng(n+1)=2.642791e-001;
n=299; farx(n+1)=5.391537e-004; foe(n+1)=1.262909e-001; krok(n+1)=1.280929e+000; ng(n+1)=4.658712e-001;
n=300; farx(n+1)=5.254270e-004; foe(n+1)=1.293289e-001; krok(n+1)=3.350057e+000; ng(n+1)=2.438264e-001;

figure; semilogy(farx,'b'); hold on; semilogy(foe,'r'); xlabel('Iteracje'); ylabel('Earx, Eoe'); legend('Earx','Eoe'); title('Uczenie predyktora ARX');
figure; subplot(2,1,1); semilogy(krok); xlabel('Iteracje'); ylabel('Krok');
subplot(2,1,2); semilogy(ng); xlabel('Iteracje'); ylabel('Norma gradientu');
Earx=farx(n+1)
Eoe=foe(n+1)
